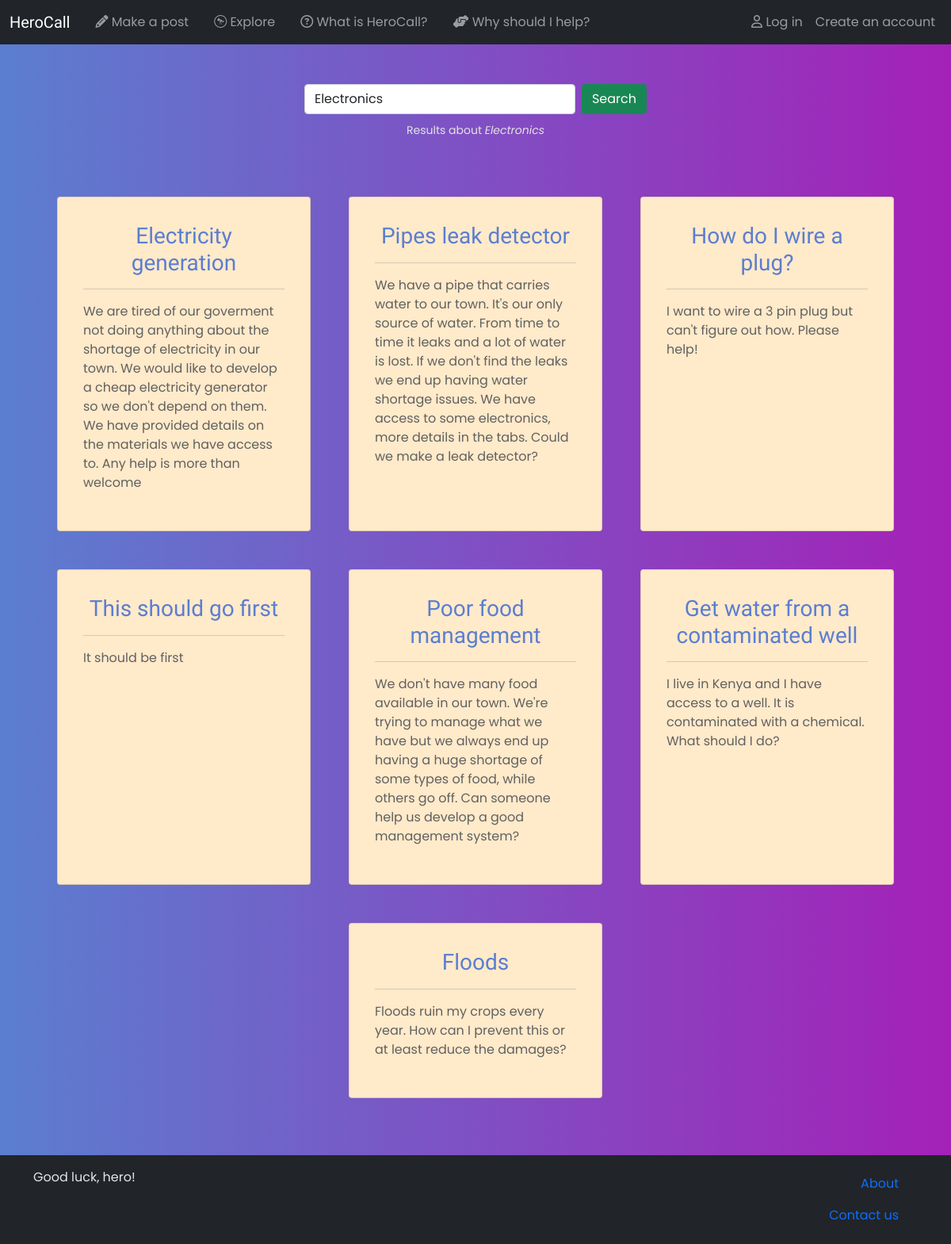
The app's page /explore/, older data.
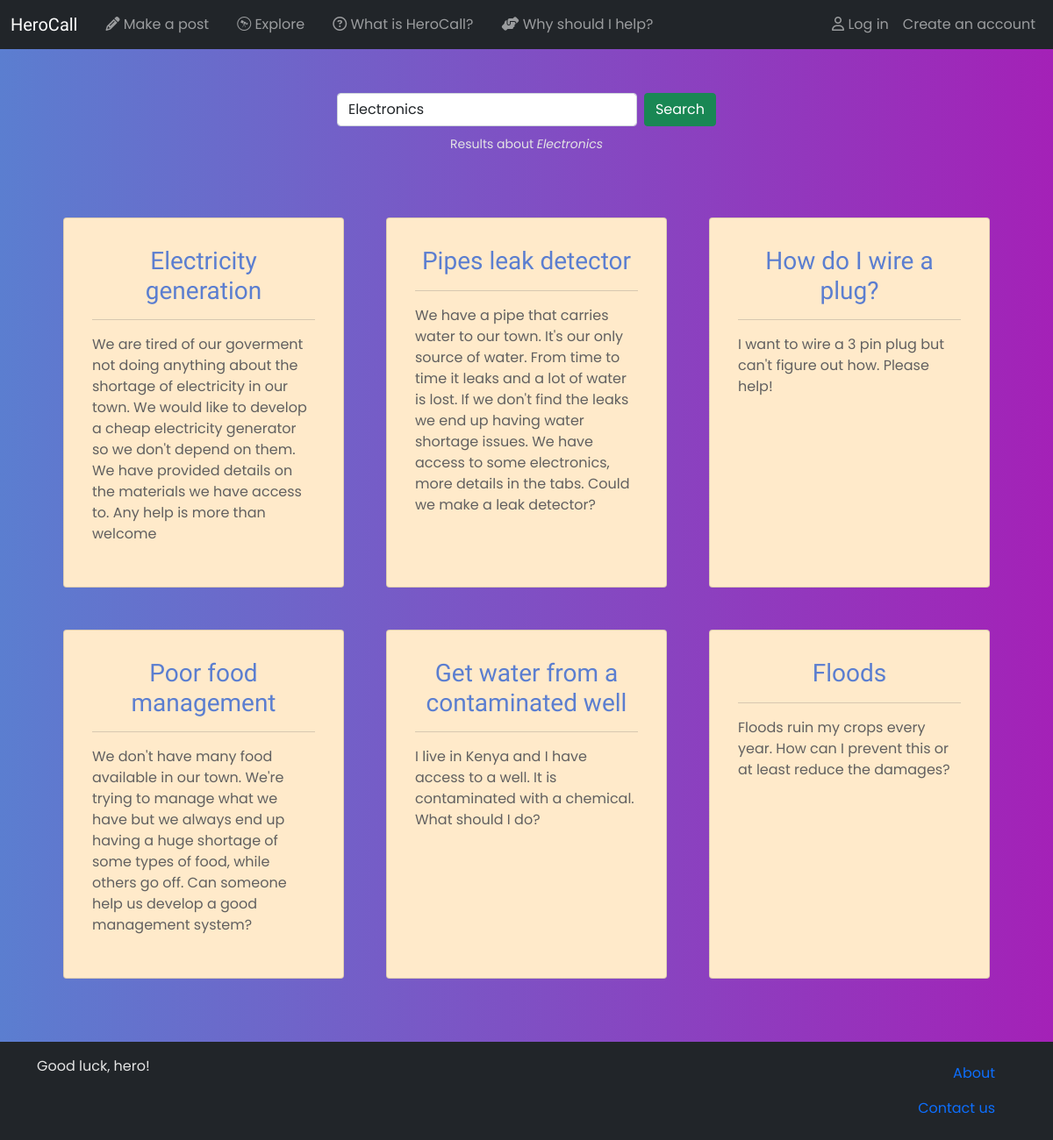
The same page, newer data.
### main/models.py (models this page shows, shortened)
class Post(models.Model):
    title = models.CharField(max_length=120)
    text = models.CharField(max_length=2000)
    author = models.ForeignKey(User, on_delete=models.PROTECT)
    reply_tab = models.IntegerField(null=True, blank=True)

### main/views.py (the view)
# urls.py: path('explore/', explore, name="explore"),
def explore(request):
    posts_raw = Post.objects.all().filter(reply_tab=None)
    indeces = list(range(len(posts_raw)))
    indeces.reverse()
    posts = []
    for index in indeces:
        posts.append(posts_raw[index])
    return render(request, 'explore.html', {'posts':posts})

### main/templatetags/hero_comments.py (called while the page is built)
@register.filter
def markdown_parse(text):
    return text

@register.simple_tag
def get_tabs(post):
    response = "<select class='form-select' onchange='select_tab(this)'><option selected>Select tab</options>"
    tabs = Tab.objects.all().filter(post=post)
    if len(tabs) == 0:
        return ""
    for tab in tabs:
        response += f'<option value="rtab_{tab.id}">{tab.title}</option>'
    response += "</select>"
    return format_html(response)

### main/templates/explore.html
{% extends 'base.html' %}
{% block content %}
<nav class="navbar navbar-expand-lg navbar-light bg-transparent">
    <div class="container-fluid justify-content-center">
        <form class="d-flex">
            <input class="form-control me-2" type="search" placeholder="Search" aria-label="Search" value='Electronics'>
            <button class="btn btn-success" type="button">Search</button>
        </form>
    </div>
</nav>
<div class="text-center">
    <small>Results about <i>Electronics</i></small>
</div>
<div class='d-flex row mt-5 justify-content-center'>
    {% for post in posts %}
        {% include 'builder/post_prev.html' %}
    {% endfor %}
</div>
{% endblock content %}

### main/templates/builder/post_prev.html (shortened to what this page needs)
{% load hero_comments %}
<div class="card m-4 p-3 post-preview rounded reply-post" style="width: 20rem; {% if selected == 'focused' %}hover(this){% endif %}" onclick="{% if selected == 'focused' %}focused(this){% endif %}">
    <div class="card-body">
        <div class='row'>
            <h5 class="card-title my-0 text-center">
                <a href="{% url 'post' id=post.id %}" class='text-decoration-none fs-3'>{{post.title}}</a>
            </h5>
        </div>
        <hr>
        <div class='row'>
            <p>{{post.text|markdown_parse}}</p>
        </div>
    </div>
</div>

Row changes from the older to the newer data that the page shows:
removed Post: title "This should go first", text "It should be first"
